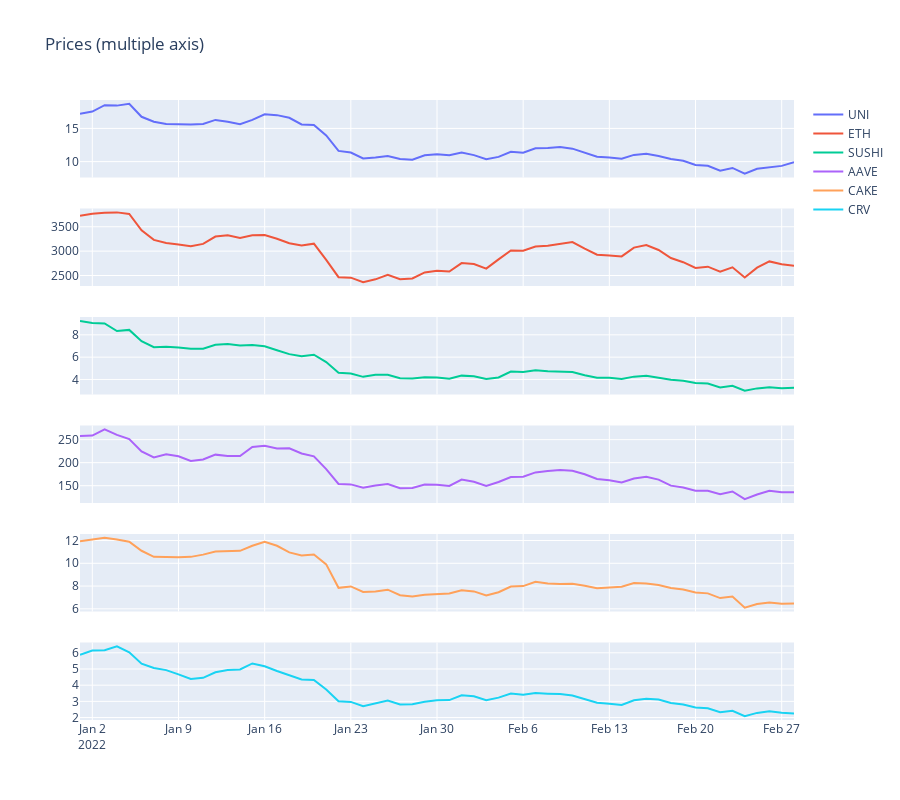

The code cell stored with this chart in its notebook:
### Code cell
# keep only between 2021-05-01 and 2021-05-31
mask = ((df['Open'].index >= '2022-01-01'))
df_open_1d = df['Open'][mask].resample("1d").mean()
# multiple lineplots
fig = make_subplots(rows=6, cols=1, shared_xaxes=True)
fig.add_scatter(x=df_open_1d.index, y=df_open_1d['UNI'], name='UNI', mode='lines', row=1, col=1)
fig.add_scatter(x=df_open_1d.index, y=df_open_1d['ETH'], name='ETH', mode='lines', row=2, col=1)
fig.add_scatter(x=df_open_1d.index, y=df_open_1d['SUSHI'], name='SUSHI', mode='lines', row=3, col=1)
fig.add_scatter(x=df_open_1d.index, y=df_open_1d['AAVE'], name='AAVE', mode='lines', row=4, col=1)
fig.add_scatter(x=df_open_1d.index, y=df_open_1d['CAKE'], name='CAKE', mode='lines', row=5, col=1)
fig.add_scatter(x=df_open_1d.index, y=df_open_1d['CRV'], name='CRV', mode='lines', row=6, col=1)
# increase the height of the subplots
fig.update_layout(height=800, title='Prices (multiple axis)')
fig.write_html('output/02b_prices_axis_2022.html')
fig.write_image('output/02b_prices_axis_2022.png')
fig
